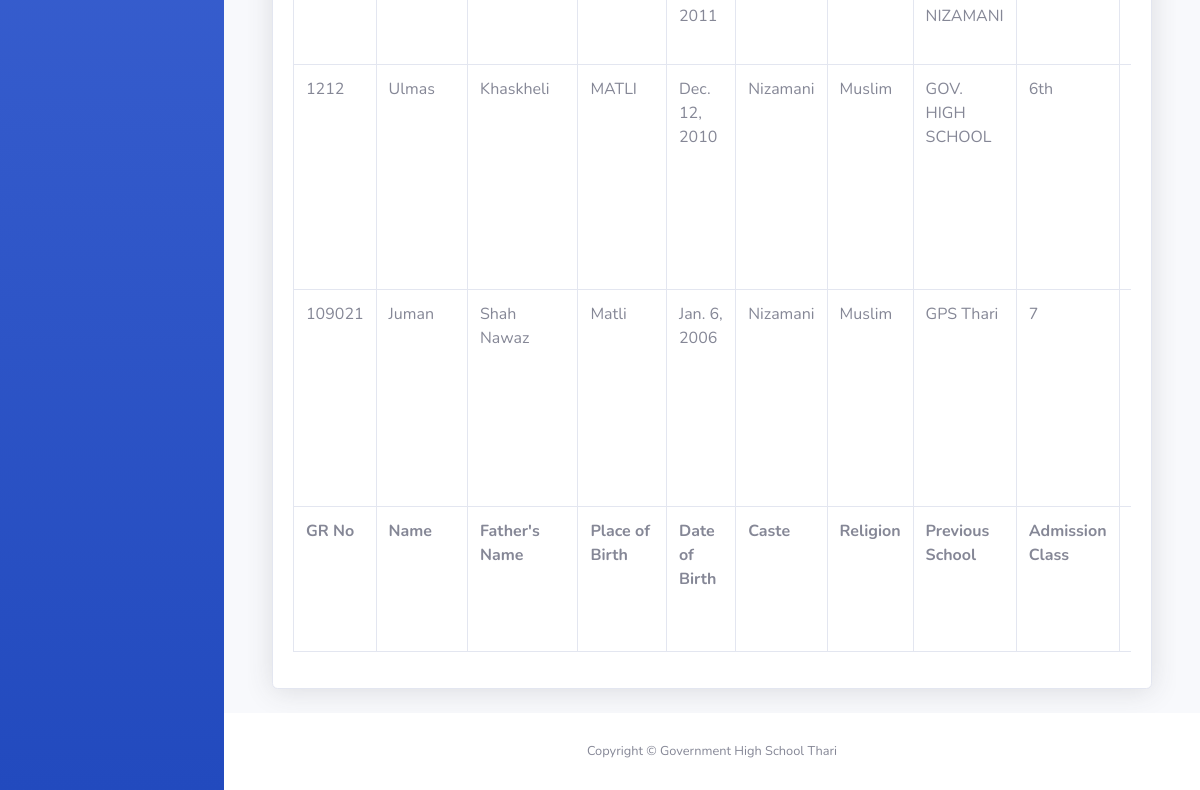
The page /students/students/ (signed in, lower part) on the database as committed earlier.
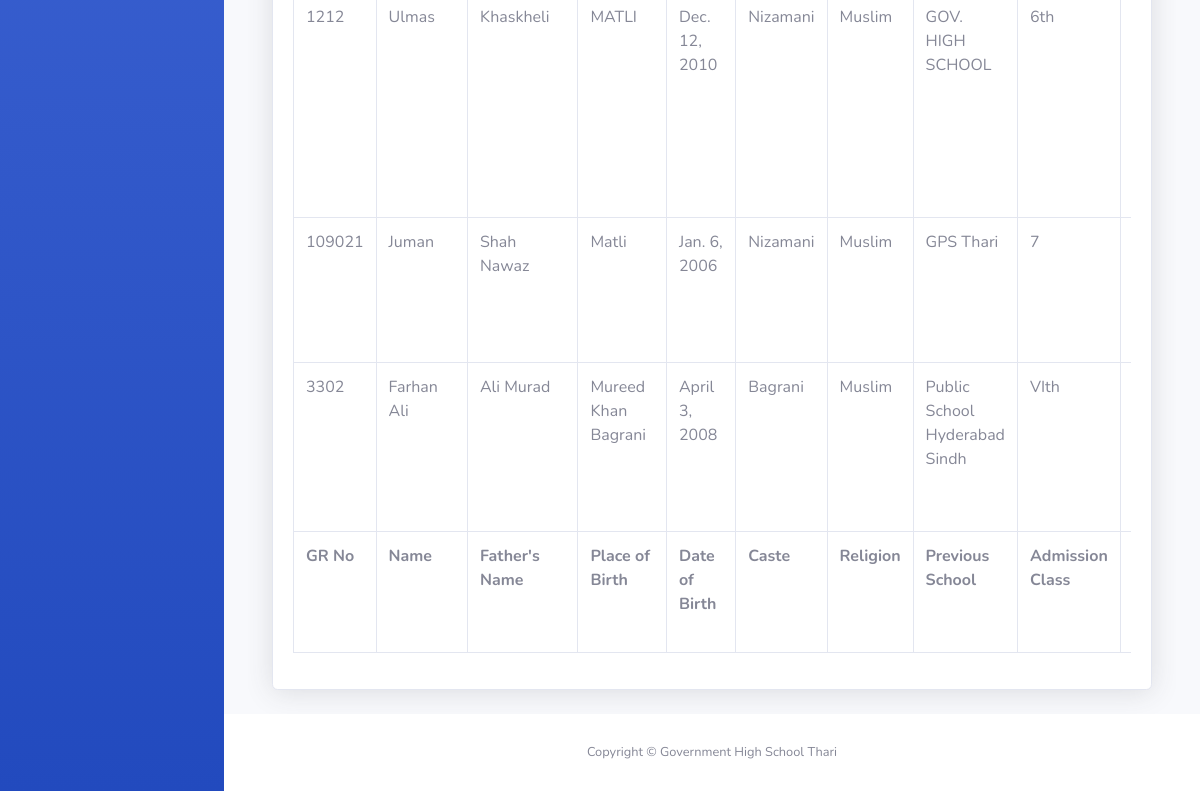
The same page on the database as committed later.
### students/models.py (models this page shows, shortened)
class Student(models.Model):
    GR_no = models.CharField(max_length=20, primary_key=True, unique=True)  # GR_no as primary key
    seat_no = models.CharField(max_length=20, blank=True, null=True)  # sea_no as primary key
    date_of_admission = models.DateField()
    admission_class = models.CharField(max_length=50)
    current_class = models.CharField(max_length=50)
    section = models.CharField(max_length=50)
    medium = models.CharField(max_length=50, choices=[('Sindhi', 'Sindhi'), ('Urdu', 'Urdu'), ('English', 'English')], default='Sindhi')
    gender = models.CharField(max_length=10, choices=[('Male', 'Male'), ('Female', 'Female')], default='Male')
    religion = models.CharField(max_length=10, choices=[('Muslim', 'Muslim'), ('Non-Muslim', 'Non-Muslim')], default='Muslim')
    name = models.CharField(max_length=100)  # Name of Student
    father_name = models.CharField(max_length=100)
    caste = models.CharField(max_length=50, blank=True, null=True)  # Allow NULL values in DB
    date_of_birth = models.DateField()
    place_of_birth = models.CharField(max_length=100)
    district_of_birth = models.CharField(max_length=100)
    taluka_of_birth = models.CharField(max_length=100, blank=True, null=True)
    previous_school = models.CharField(max_length=200)
    previous_school_GR_no = models.CharField(max_length=20, blank=True, null=True)
    date_of_school_leaving = models.DateField(blank=True, null=True)
    last_class_studied = models.CharField(max_length=500,blank=True, null=True)
    reason_of_school_leaving = models.CharField(max_length=200, blank=True, null=True)
    exam_type = models.CharField(max_length=50, choices=[('Annual', 'Annual'), ('Supplementary', 'Supplementary')],  default='Annual')
    student_type = models.CharField(max_length=50, choices=[('Regular', 'Regular'), ('Private', 'Private')],  default='Regular')
    exam_year = models.CharField(max_length=50, blank=True, null=True)
    exam_month = models.CharField(max_length=50, blank=True, null=True)
    grade = models.CharField(max_length=50, blank=True, null=True)
    progress = models.CharField(max_length=100, default="Good", blank=True, null=True)
    conduct = models.CharField(max_length=100, default="Good", blank=True, null=True)
    remarks = models.TextField(blank=True, null=True)
    parent_cnic = models.CharField(max_length=15, blank=True, null=True)  # CNIC format validation can be added later
    cell_no = models.CharField(max_length=15, blank=True, null=True)  # Phone number
    nadra_id = models.CharField(max_length=20, blank=True, null=True)  # NADRA ID
    image = models.ImageField(upload_to='students/images/', null=True, blank=True, verbose_name="Profile Image")

### students/views.py (the view)
# urls.py: path('students/', views.student_list, name='student_list'),
@login_required
def student_list(request):
    students = Student.objects.all()
    return render(request, 'students/student_list.html', {'students': students})

### students/templates/students/student_list.html (shortened to what this page needs)
{% extends 'base.html' %}
{% block content %}
    <div id="content-wrapper" class="d-flex flex-column">
        <div id="content">
            <div class="container-fluid">
                <div class="card shadow mb-4">
                    <div class="card-body">
                        <div class="table-responsive">
                            <table class="table table-bordered" id="dataTable" width="100%" cellspacing="0">
                                <tfoot>
                                    <tr>
                                        <th>GR No</th>
                                        <th>Name</th>
                                        <th>Father's Name</th>
                                        <th>Place of Birth</th>
                                        <th>Date of Birth</th>
                                        <th>Caste</th>
                                        <th>Religion</th>
                                        <th>Previous School</th>
                                        <th>Admission Class</th>
                                        <th>Date of Admission</th>
                                    </tr>
                                </tfoot>
                                <tbody>
                                    {% for student in students %}
                                    <tr>
                                        <td>{{ student.GR_no }}</td>
                                        <td>{{ student.name }}</td>
                                        <td>{{ student.father_name }}</td>
                                        <td>{{ student.place_of_birth }}</td>
                                        <td>{{ student.date_of_birth }}</td>
                                        <td>{{ student.caste }}</td>
                                        <td>{{ student.religion }}</td>
                                        <td>{{ student.previous_school }}</td>
                                        <td>{{ student.admission_class }}</td>
                                        <td>{{ student.date_of_admission }}</td>
                                    </tr>
                                    {% endfor %}
                                </tbody>
                            </table>
                        </div>
                    </div>
                </div>
            </div>
        </div>
    </div>
{% endblock %}

### school_management_system/templates/base.html (shortened to what this page needs)
{% load static %}
<!DOCTYPE html>
<html lang="en">
<head>
    <link href="{% static 'students/vendor/fontawesome-free/css/all.min.css' %}" rel="stylesheet" type="text/css">
    <link rel="stylesheet" href="{% static 'students/css/sb-admin-2.css' %}">
    <link rel="stylesheet" href="{% static 'students/css/style.css' %}">
    <link rel="stylesheet" href="{% static 'students/vendor/datatables/dataTables.bootstrap4.min.css' %}">
</head>
<body id="page-top">
    <div id="wrapper">
        <ul class="navbar-nav bg-gradient-primary sidebar sidebar-dark accordion" id="accordionSidebar">
        </ul>
        <div id="content-wrapper" class="d-flex flex-column">
            <div id="content">
                <div class="container-fluid">
                    {% block content %}
                    {% endblock %}
                </div>
            </div>
            <footer class="sticky-footer bg-white">
                <div class="container my-auto">
                    <div class="copyright text-center my-auto">
                        <span>Copyright &copy; Government High School Thari</span>
                    </div>
                </div>
            </footer>
        </div>
    </div>
</body>
</html>

Rows that differ between the two databases and show on the page:
added Student: GR_no "3302", name "Farhan Ali", father_name "Ali Murad", place_of_birth "Mureed Khan Bagrani", date_of_birth "April 3, 2008", caste "Bagrani", religion "Muslim", previous_school "Public School Hyderabad Sindh", admission_class "VIth"
